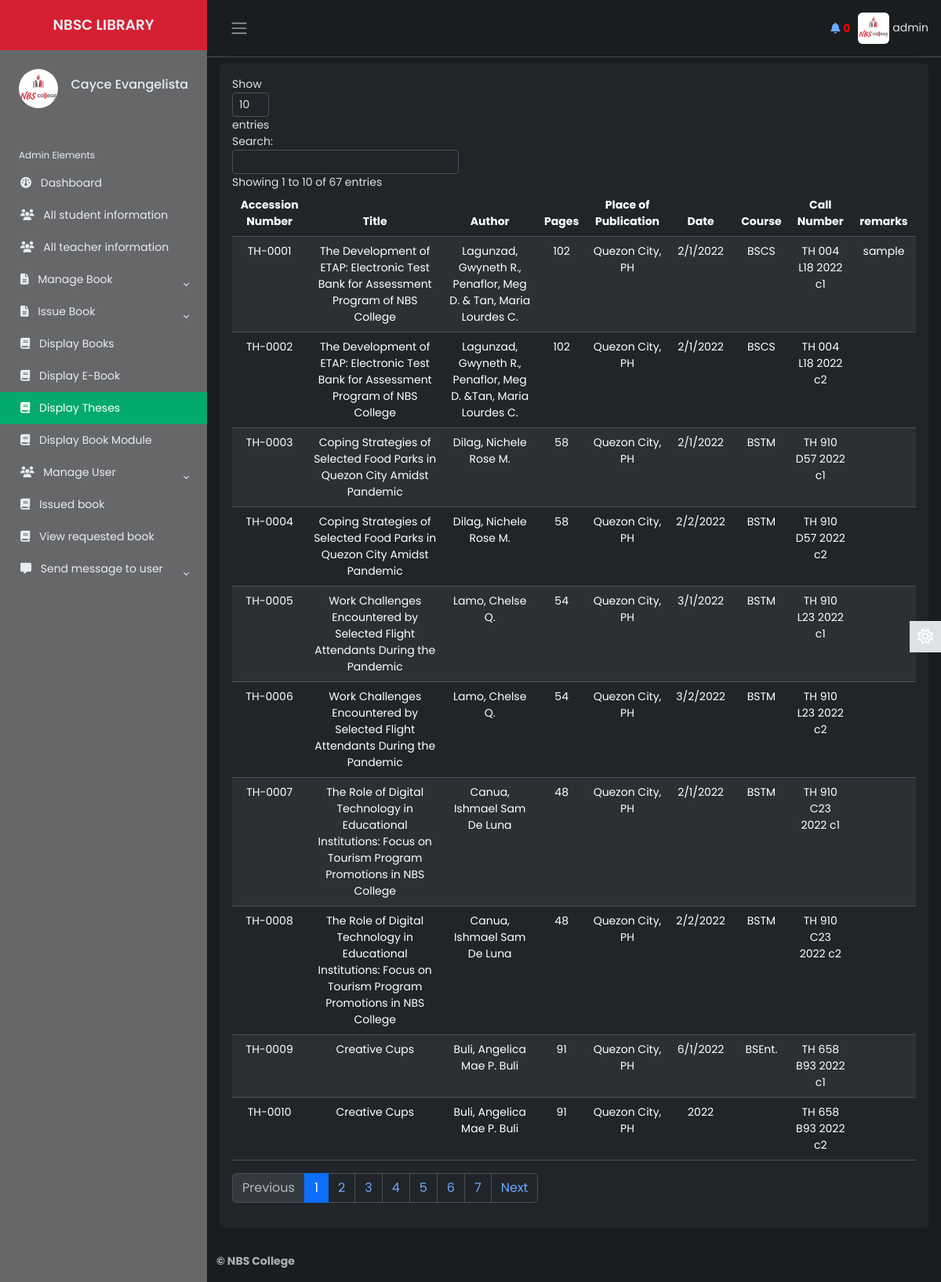
Page /Source/librarian/display-thesis.php (signed in) on the committed database.
### tables this page shows
CREATE TABLE `lib_registration` (
  `id` int(2) NOT NULL,
  `name` varchar(50) NOT NULL,
  `username` varchar(20) NOT NULL,
  `password` varchar(20) NOT NULL,
  `email` varchar(50) NOT NULL,
  `phone` varchar(20) NOT NULL,
  `address` varchar(100) NOT NULL,
  `photo` varchar(500) NOT NULL,
  `status` varchar(7) NOT NULL
);

CREATE TABLE `theses` (
  `accession_number` varchar(50) NOT NULL,
  `title` varchar(1000) NOT NULL,
  `author` varchar(1000) NOT NULL,
  `pages` varchar(1000) NOT NULL,
  `place_of_publication` varchar(1000) NOT NULL,
  `date` varchar(1000) NOT NULL,
  `course` varchar(100) NOT NULL,
  `call_number` varchar(100) NOT NULL,
  `remarks` varchar(100) NOT NULL
);

### Source/librarian/display-thesis.php (the view, shortened to what this page needs)
        <?php
    $page = 'd-t-book';
    include 'inc/connection.php';
    include 'inc/header.php';
 ?>
            <main class="content px-3 py-2">
            <div class="card border-0">
                        <div class="card-body">
                            <table class="table text-center table-striped" id="dtBasicExample">
                                <thead>
                                    <tr>
                                        <th scope="col">Accession Number</th>
                                        <th scope="col">Title</th>
                                        <th scope="col">Author</th>
                                        <th scope="col">Pages</th>
                                        <th scope="col">Place of Publication</th>
                                        <th scope="col">Date</th>
                                        <th scope="col">Course</th>
                                        <th scope="col">Call Number</th>
                                        <th scope="col">remarks</th>
                                    </tr>
                                </thead>
                                <tbody>
                                <?php
                                        $res= mysqli_query($link, "select * from theses");
                                        while ($row=mysqli_fetch_array($res)) {
                                            echo "<tr>";
                                            echo "<td>"; echo $row["accession_number"]; echo "</td>";
                                            echo "<td>"; echo $row["title"]; echo "</td>";
                                            echo "<td>"; echo $row["author"]; echo "</td>";
                                            echo "<td>"; echo $row["pages"]; echo "</td>";
                                            echo "<td>"; echo $row["place_of_publication"]; echo "</td>";
                                            echo "<td>"; echo $row["date"]; echo "</td>";
                                            echo "<td>"; echo $row["course"]; echo "</td>";
                                            echo "<td>"; echo $row["call_number"]; echo "</td>";
                                            echo "<td>"; echo $row["remarks"]; echo "</td>";
                                            echo "</tr>";
                                        }
                                   ?>
                                </tbody>
                            </table>
                        </div>
                    </div>
            </main>
<?php
		include 'inc/footer.php';
	 ?>

### Source/librarian/inc/header.php (shortened to what this page needs)
<?php
    include 'inc/connection.php';
    $res = mysqli_query($link,"select * from request_books where read1='no'");
    $not= mysqli_num_rows($res);
 ?>
<!DOCTYPE html>
<html lang="en" data-bs-theme="dark">
<head>
    <link href="https://cdn.datatables.net/v/dt/jszip-3.10.1/dt-2.0.3/b-3.0.1/b-html5-3.0.1/b-print-3.0.1/datatables.min.css" rel="stylesheet">
    <link href="https://cdn.jsdelivr.net/npm/bootstrap@5.3.3/dist/css/bootstrap.min.css" rel="stylesheet">
    <link rel="stylesheet" href="inc/css/custom1.css">
    <link rel="stylesheet" href="inc/css/animate.css">
</head>
<body>
    <div class="wrapper">
    <aside id="sidebar" class="js-sidebar">
            <div class="h-100">
                <div class="sidebar-logo text-center">
                    <a href="dashboard.php">NBSC LIBRARY</a>
                </div>
                <ul class="sidebar-nav">
                    <li class="sidebar-header">
                        <span>
                        <?php
                            $res = mysqli_query($link, "select * from lib_registration where username='".$_SESSION['username']."'");
                            while ($row = mysqli_fetch_array($res)){
                                ?><img src="<?php echo $row["photo"]; ?> " height="50px" width="50px" alt="something wrong" class="rounded-circle"></a> <?php
                            }
                        ?>
                        </span>
                        <h6 style="float: right; margin-top: 10px;">
							<?php
								$res = mysqli_query($link, "select * from lib_registration where username='".$_SESSION['username']."'");
								while ($row = mysqli_fetch_array($res)){
								$name  =  $row["name"];
								echo $name;
								}
							?>
            			</h6>
                    </li>
                    <br>
                    <li class="sidebar-header">
                        Admin Elements
                    </li>
                    <li class="sidebar-item <?php if($page=='home'){ echo 'active';} ?>">
                        <a href="dashboard.php" class="sidebar-link">
                        <i class="fa-solid fa-gauge pe-2"></i>
                            Dashboard
                        </a>
                    </li>
                    <li class="sidebar-item <?php if($page=='sinfo'){ echo 'active';} ?>">
                        <a href="all-student-info.php" class="sidebar-link">
                        <i class="fa-solid fa-users pe-2"></i>
                            All student information
                        </a>
                    </li>
					<li class="sidebar-item <?php if($page=='tinfo'){ echo 'active';} ?>">
                        <a href="all-teacher-info.php" class="sidebar-link">
                            <i class="fa-solid fa-users pe-2"></i>
                            All teacher information
                        </a>
                    </li>
                    <li class="sidebar-item">
                        <a href="#" class="sidebar-link collapsed" data-bs-target="#manage" data-bs-toggle="collapse"
                            aria-expanded="false"><i class="fa-solid fa-file-lines pe-2"></i>
                            Manage Book
                        </a>
                    </li>
                    <li class="sidebar-item">
                        <a href="dashboard.php" class="sidebar-link collapsed" data-bs-target="#issue" data-bs-toggle="collapse"
                            aria-expanded="false"><i class="fa-solid fa-file-lines pe-2"></i>
                            Issue Book
                        </a>
                    </li>
                    <li class="sidebar-item <?php if($page=='tbook'){ echo 'active';} ?>">
                        <a href="display-book.php" class="sidebar-link">
                         <i class="fa-solid fa-book pe-2"></i>
                            Display Books
                        </a>
                    </li>
                    <li class="sidebar-item <?php if($page=='d-ebook'){ echo 'active';} ?>">
                                <a href="display-ebook.php" class="sidebar-link">
                                <i class="fa-solid fa-book pe-2"></i>
                                    Display E-Book
                                </a>
                    </li>
                    <li class="sidebar-item <?php if($page=='d-t-book'){ echo 'active';} ?>">
                                <a href="display-thesis.php" class="sidebar-link">
                                <i class="fa-solid fa-book pe-2"></i>
                                    Display Theses
                                </a>
                    </li>
                    <li class="sidebar-item <?php if($page==''){ echo 'active';} ?>">
                                <a href="display-progress.php" class="sidebar-link">
                                <i class="fa-solid fa-book pe-2"></i>
                                    Display Book Module
                                </a>
                    </li>
                    <li class="sidebar-item">
                        <a href="#" class="sidebar-link collapsed" data-bs-target="#user" data-bs-toggle="collapse"
                            aria-expanded="false"><i class="fa-solid fa-users pe-2"></i>
                            Manage User
                        </a>
                    </li>
                    <li class="sidebar-item <?php if($page=='ibook'){ echo 'active';} ?>">
                        <a href="issued-books.php" class="sidebar-link">
                         <i class="fa-solid fa-book pe-2"></i>
                            Issued book
                        </a>
                    </li>
                    <li class="sidebar-item <?php if($page=='rbook'){ echo 'active';} ?>">
                        <a href="requested-books.php" class="sidebar-link">
                        <i class="fa-solid fa-book pe-2"></i>
                            View requested book
                        </a>
                    </li>
                    <li class="sidebar-item">
                        <a href="#" class="sidebar-link collapsed" data-bs-target="#posts" data-bs-toggle="collapse"
                            aria-expanded="false">    <i class="fa-solid fa-message pe-2"></i>
                            Send message to user
                        </a>
                    </li>
                </ul>
            </div>
        </aside>
        <div class="main">
            <nav class="navbar navbar-expand px-3 border-bottom">
                <button class="btn" id="sidebar-toggle" type="button">
                    <span class="navbar-toggler-icon"></span>
                </button>
                <div class="navbar-collapse navbar">
                        <ul class="navbar-nav" style="margin-right:10px;">
                        <li class="icon">
                                <a href="requested-books.php" ><i class="fas fa-bell"></i></a>
                                <span class="count" onclick="window.location='requested-books.php'"><b id="notif" ><?php echo $not; ?></b></span>
                        </li>
                        </ul>
                        <li class="nav-item dropdown">
								<?php
                                     $res = mysqli_query($link, "select * from lib_registration where username='".$_SESSION['username']."'");
                                     while ($row = mysqli_fetch_array($res)){
                                         ?><a href="#" data-bs-toggle="dropdown" class="nav-icon pe-md-0" style="color: inherit;"><img src="<?php echo $row["photo"]; ?>" alt=""class="avatar img-fluid rounded"> <span><?php echo $_SESSION["username"]; ?></span></a> <?php
                                     }
                                ?>
                        </li>
                </div>
            </nav>
            <a href="#" class="theme-toggle">
                <i class="fa-regular fa-sun"></i>
            </a>
</body>
</html>

### Source/librarian/inc/css/custom1.css (style rules this page uses)
body { font-family: 'Poppins', sans-serif; font-size: 0.875rem; opacity: 1; overflow-y: scroll; margin: 0; }
a { cursor: pointer; text-decoration: none; font-family: 'Poppins', sans-serif; }
.sidebar-item.active .sidebar-link { background-color: #04AA6D; color: #fff; }
.card-body { overflow-x: scroll; }
#notif { color: red; }
table.dataTable thead th { text-align: center; }
.h-100 { background-color: #666769; }
.sidebar-logo { background-color: #d52033; }
li { list-style: none; }
.wrapper { align-items: stretch; display: flex; width: 100%; }
#sidebar { max-width: 40%; min-width: 264px; background: var(--bs-dark); transition: all 0.35s ease-in-out; }
.main { display: flex; flex-direction: column; min-height: 100vh; min-width: 0; overflow: hidden; transition: all 0.35s ease-in-out; width: 100%; background: var(--bs-dark-bg-subtle); }
.sidebar-logo { padding: 1.15rem; }
.sidebar-logo a { color: #e9ecef; font-size: 1.15rem; font-weight: 600; }
.sidebar-nav { flex-grow: 1; list-style: none; margin-bottom: 0; padding-left: 0; margin-left: 0; }
.sidebar-header { color: #e9ecef; font-size: .75rem; padding: 1.5rem 1.5rem .375rem; }
a.sidebar-link { padding: .625rem 1.625rem; color: #e9ecef; position: relative; display: block; font-size: 0.875rem; }
.sidebar-link[data-bs-toggle="collapse"]::after { border: solid; border-width: 0 .075rem .075rem 0; content: ""; display: inline-block; padding: 2px; position: absolute; right: 1.5rem; top: 1.4rem; transform: rotate(-135deg); transition: all .2s ease-out; }
.sidebar-link[data-bs-toggle="collapse"].collapsed::after { transform: rotate(45deg); transition: all .2s ease-out; }
.avatar { height: 40px; width: 40px; }
.navbar-expand .navbar-nav { margin-left: auto; }
.content { flex: 1; max-width: 100vw; width: 100vw; }
@media (min-width:768px) { .content { max-width: auto; width: auto; } }
.card { box-shadow: 0 0 .875rem 0 rgba(34, 46, 60, .05); margin-bottom: 24px; }
.theme-toggle { position: fixed; top: 50%; transform: translateY(-65%); text-align: center; z-index: 10; right: 0; left: auto; border: none; background-color: var(--bs-body-color); }
html[data-bs-theme="dark"] .theme-toggle .fa-sun, html[data-bs-theme="light"] .theme-toggle .fa-moon { cursor: pointer; padding: 10px; display: block; font-size: 1.25rem; color: #FFF; }

### rows in the picture
lib_registration: photo (picture), name "Cayce Evangelista"
theses: accession_number "TH-0001", title "The Development of ETAP: Electronic Test Bank for Assessment Program of NBS College", author "Lagunzad, Gwyneth R., Penaflor, Meg D. & Tan, Maria Lourdes C.", pages "102", place_of_publication "Quezon City, PH", date "2/1/2022", course "BSCS", call_number "TH 004 L18 2022 c1", remarks "sample"
theses: accession_number "TH-0002", title "The Development of ETAP: Electronic Test Bank for Assessment Program of NBS College", author "Lagunzad, Gwyneth R., Penaflor, Meg D. &Tan, Maria Lourdes C.", pages "102", place_of_publication "Quezon City, PH", date "2/1/2022", course "BSCS", call_number "TH 004 L18 2022 c2"
theses: accession_number "TH-0003", title "Coping Strategies of Selected Food Parks in Quezon City Amidst Pandemic", author "Dilag, Nichele Rose M.", pages "58", place_of_publication "Quezon City, PH", date "2/1/2022", course "BSTM", call_number "TH 910 D57 2022 c1"
theses: accession_number "TH-0004", title "Coping Strategies of Selected Food Parks in Quezon City Amidst Pandemic", author "Dilag, Nichele Rose M.", pages "58", place_of_publication "Quezon City, PH", date "2/2/2022", course "BSTM", call_number "TH 910 D57 2022 c2"
theses: accession_number "TH-0005", title "Work Challenges Encountered by Selected Flight Attendants During the Pandemic", author "Lamo, Chelse Q.", pages "54", place_of_publication "Quezon City, PH", date "3/1/2022", course "BSTM", call_number "TH 910 L23 2022 c1"
theses: accession_number "TH-0006", title "Work Challenges Encountered by Selected Flight Attendants During the Pandemic", author "Lamo, Chelse Q.", pages "54", place_of_publication "Quezon City, PH", date "3/2/2022", course "BSTM", call_number "TH 910 L23 2022 c2"
theses: accession_number "TH-0007", title "The Role of Digital Technology in Educational Institutions: Focus on Tourism Program Promotions in NBS College", author "Canua, Ishmael Sam De Luna", pages "48", place_of_publication "Quezon City, PH", date "2/1/2022", course "BSTM", call_number "TH 910 C23 2022 c1"
theses: accession_number "TH-0008", title "The Role of Digital Technology in Educational Institutions: Focus on Tourism Program Promotions in NBS College", author "Canua, Ishmael Sam De Luna", pages "48", place_of_publication "Quezon City, PH", date "2/2/2022", course "BSTM", call_number "TH 910 C23 2022 c2"
theses: accession_number "TH-0009", title "Creative Cups", author "Buli, Angelica Mae P. Buli", pages "91", place_of_publication "Quezon City, PH", date "6/1/2022", course "BSEnt.", call_number "TH 658 B93 2022 c1"
theses: accession_number "TH-0010", title "Creative Cups", author "Buli, Angelica Mae P. Buli", pages "91", place_of_publication "Quezon City, PH", date "2022", call_number "TH 658 B93 2022 c2"

### other values in the picture
$not "0"
